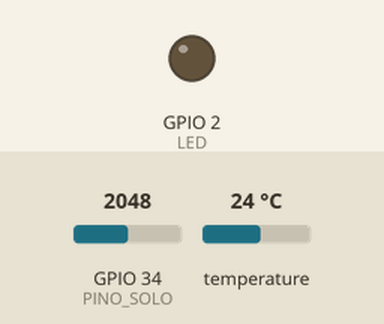
Recording of a sketch running on a simulated ESP32. Shown: output pins drawn as LEDs (lit = HIGH). The inputs (shaded band) are chosen by the test bench; at power-on: GPIO 34 (PINO_SOLO) = 2048, temperature 24 °C (analog values on the 0–4095 scale). WiFi joins after 1.5 s; servers stay silent unless stated; uploads are accepted with an empty reply; what the sketch prints to the serial monitor is not drawn.

Above: at 2.9 s.
At 15.66 s:
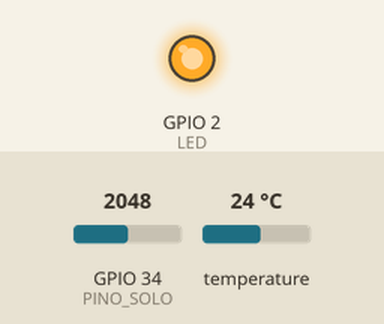
Timing chart, 0 to 17.7 s (numbered marks = the images above):
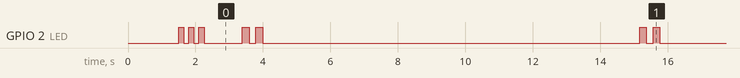

Measured:
- by itself, GPIO 2 (LED): HIGH → LOW at 1.7 s, → HIGH 0.15 s later, → LOW 0.15 s later, → HIGH 0.15 s later, … (49 changes in this stretch)
- by itself, everything shown: repeats every 11.8 s, in 4 steps

The sketch:

Workshop.ino.ino
```cpp
#include <WiFi.h>
#include <HTTPClient.h>
#include <OneWire.h>
#include <DallasTemperature.h>

// --- CONFIGURAÇÕES WI-FI ---
const char* ssid = "Stelf"; //Nome da rede
const char* password = "senha1234"; //Senha da rede

// --- ENDEREÇO DO SERVIDOR NODE.JS ---
const char* serverBase = "http://10.187.1.29:3000/sensor/dados/"; //mudar para o IPv4 da máquina

// --- SENSOR DE UMIDADE DO SOLO ---
#define PINO_SOLO 34
uint16_t MIN_UMIDO = 1270;
uint16_t MAX_SECO = 4095;

// --- SENSOR DE TEMPERATURA (DS18B20) ---
#define ONE_WIRE_BUS 4
OneWire oneWire(ONE_WIRE_BUS);
DallasTemperature sensors(&oneWire);

// --- LED ONBOARD ---
#define LED 2

void piscarLed(int vezes, int tempo) {
  for (int i = 0; i < vezes; i++) {
    digitalWrite(LED, HIGH);
    delay(tempo);
    digitalWrite(LED, LOW);
    delay(tempo);
  }
}

void setup() {
  Serial.begin(115200);

  // --- CONFIGURA LED ---
  pinMode(LED, OUTPUT);
  digitalWrite(LED, LOW);

  // --- INICIA WI-FI ---
  WiFi.mode(WIFI_STA);
  WiFi.begin(ssid, password);
  Serial.print("Conectando ao WiFi");

  while (WiFi.status() != WL_CONNECTED) {
    delay(500);
    Serial.print(".");
  }

  Serial.println("\n✅ WiFi conectado!");
  Serial.print("IP do ESP32: ");
  Serial.println(WiFi.localIP());

  // 💡 Pisca 3x rápido quando conecta ao Wi-Fi
  piscarLed(3, 150);

  String mac = WiFi.macAddress();
  mac.replace(":", "");
  Serial.print("📡 MAC Address: ");
  Serial.println(mac);

  // --- CONFIGURA SENSOR DE UMIDADE ---
  analogReadResolution(12);
  analogSetPinAttenuation(PINO_SOLO, ADC_11db);

  // --- INICIALIZA SENSOR DS18B20 ---
  sensors.begin();
}

void loop() {
  // --- LEITURA DE UMIDADE ---
  uint16_t leitura = analogRead(PINO_SOLO);

  // cálculo original
  float umidade = 100.0f * (MAX_SECO - leitura) / (MAX_SECO - MIN_UMIDO);

  // força dentro do range
  umidade = constrain(umidade, 0.1f, 100.0f);  // nunca será 0

  // --- LEITURA DE TEMPERATURA ---
  sensors.requestTemperatures();
  float temperatura = sensors.getTempCByIndex(0);
  if (temperatura == DEVICE_DISCONNECTED_C) {
    temperatura = -1000;
  }

  Serial.println("---------------");
  Serial.print("Umidade do solo: ");
  Serial.print(umidade, 1);
  Serial.println(" %");
  Serial.print("Temperatura: ");
  Serial.print(temperatura, 1);
  Serial.println(" °C");

  // --- ENVIO PARA O SERVIDOR ---
  if (WiFi.status() == WL_CONNECTED) {
    HTTPClient http;
    String mac = WiFi.macAddress();
    mac.replace(":", "");  // REMOVE OS ":" ANTES DE MONTAR A URL
    String url = String(serverBase) + mac;

    http.begin(url);
    http.addHeader("Content-Type", "application/json");

    String jsonData = String("{\"temperatura\": ") + String(temperatura, 1) + String(", \"umidade\": ") + String(umidade, 1) + String("}");

    Serial.println("🔹 Enviando para: " + url);
    Serial.println("🔹 JSON: " + jsonData);

    int httpResponseCode = http.POST(jsonData);
    Serial.printf("📡 Código de resposta: %d\n", httpResponseCode);

    if (httpResponseCode > 0) {
      String resposta = http.getString();
      Serial.println("💬 Resposta: " + resposta);
      piscarLed(2, 200);
    } else {
      Serial.printf("❌ Erro ao enviar: %d\n", httpResponseCode);
    }

    http.end();
  } else {
    Serial.println("⚠️ WiFi desconectado, tentando reconectar...");
    WiFi.begin(ssid, password);
  }

  delay(10000);  // envia a cada 10 segundos
}
```
